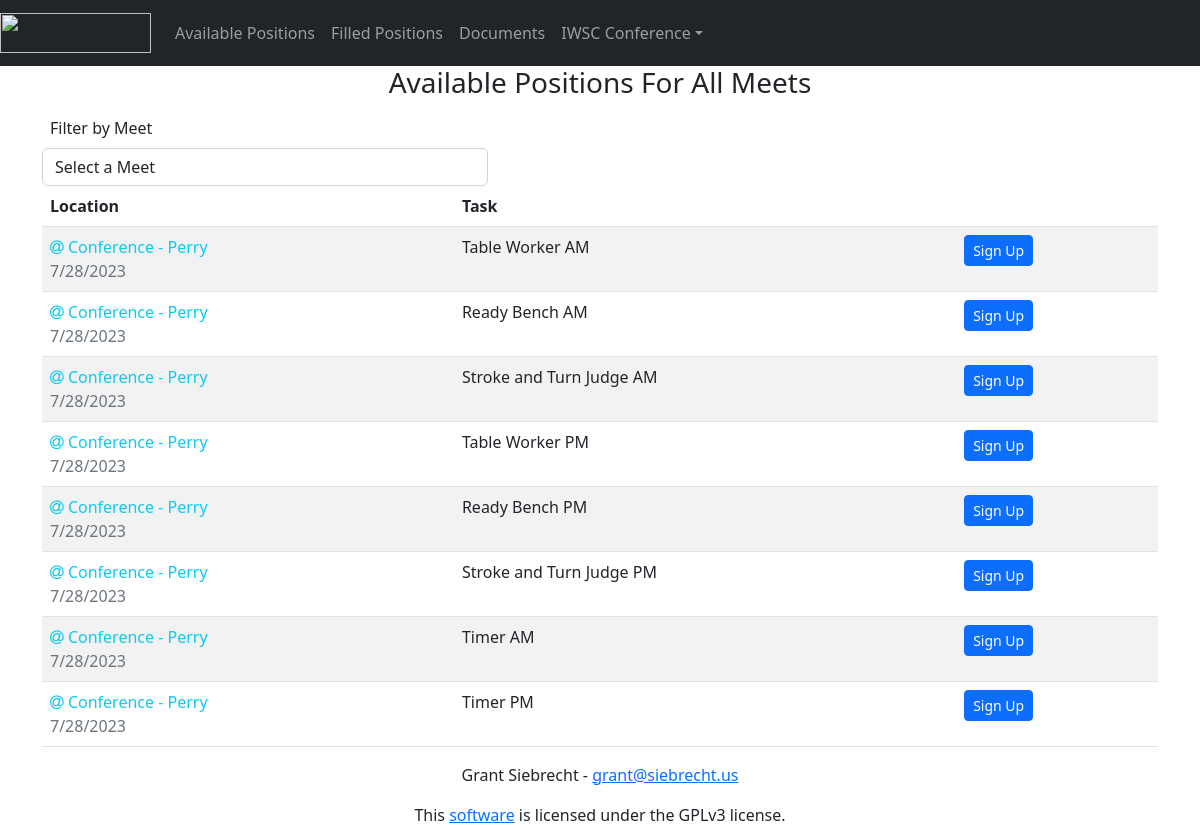
The page / on the database its author committed.
### tables this page shows
CREATE TABLE "tbl_tasks" (
	"id"	INTEGER,
	"task"	TEXT,
	"description"	TEXT,
	"meetNumber"	INTEGER,
	"disabled"	INTEGER,
	PRIMARY KEY("id" AUTOINCREMENT)
);

CREATE TABLE "tbl_meets" (
	"meetNumber"	INTEGER,
	"date"	TEXT,
	"location"	TEXT,
	"opponent"	TEXT,
	"address"	TEXT,
	PRIMARY KEY("meetNumber")
);

### main.py (the view, shortened to what this page needs)
@app.route('/')
def index():
    conn = sqlite3.connect(database, check_same_thread=False)
    conn.row_factory = sqlite3.Row
    curs = conn.cursor()
    meetnumber = request.args.get('aMeetNumber')
    number_of_meets = len(get_meets())
    available_meets = get_meets_with_tasks() # this is for the dropdown box
    if not meetnumber:
        meetnumber = 'All'
    if meetnumber == 'All':
        sql = "SELECT tbl_tasks.task, tbl_meets.opponent, tbl_tasks.description, tbl_tasks.id, tbl_tasks.meetNumber, tbl_volunteers.task_id, tbl_meets.date, tbl_meets.location, tbl_tasks.disabled FROM (tbl_tasks LEFT JOIN tbl_volunteers ON tbl_volunteers.task_id = tbl_tasks.id) INNER JOIN tbl_meets ON tbl_tasks.meetNumber = tbl_meets.meetNumber WHERE (((tbl_volunteers.task_id) Is Null)) ORDER BY tbl_tasks.meetNumber"
    curs.execute(sql)
    rows = curs.fetchall()
    conn.close()
    if available_meets:
        return render_template("index.html", len=len(rows), rows=rows, available_meets=available_meets,  meetnumber=meetnumber, now=now)
    else:
        return render_template("index.html", meetnumber=meetnumber, now=now)

### main.py (called while the page is built)
def get_meets():
    conn = sqlite3.connect(database, check_same_thread=False)
    conn.row_factory = sqlite3.Row
    curs = conn.cursor()
    sql = 'SELECT meetNumber, location, opponent FROM tbl_meets ORDER BY meetNumber'
    curs.execute(sql)
    rows = curs.fetchall()
    conn.close()
    return rows

### templates/index.html (shortened to what this page needs)
{% extends "base.html" %}
{% block content %}
<div class="container">
<h3 class="text-center">
{% if meetnumber == "All" %}
	Available Positions For All Meets
{% else %}
	Available Positions For Meet {{ meetnumber }}
{% endif %}
</h3>
<form class="form-inline" action="./">
<label for="myfilter" class="m-2">Filter by Meet</label>
<select id="myfilter" style="width:40%" class="form-control" onchange="this.form.submit()" name="aMeetNumber">
<option selected disabled value="">Select a Meet</option>
</select>
</form>
    <table class="table table-striped">
        <thead>
            <th>Location</th>
            <th>Task</th>
            <th></th>
        </thead>
        <tbody>
	{% for row in rows %}
	{% if  row['disabled'] != 1 and row['meetnumber'] >= available_meets[0][0] %}
          <tr>
            <td nowrap>
		{% if row['opponent'] != None and row['opponent'] != 'Conference'%}
			<span title="Meet {{ row['meetnumber'] }}">{{ row['location'] }} vs. {{ row['opponent'] }}</span>&nbsp;&nbsp;<span class="badge badge-sm badge-success">Home Meet</span>
		{% else %}
			<span  title="Meet {{ row['meetnumber'] }}" class="text-info"><i class="fa fa-at"></i>&nbsp;{{ row['location'] }}</span>
		{% endif %}
		<br>
		<span class="text-muted">{{ row['date'] }}</span>
	    </td>
            <td>{{ row['task'] }}</td>
            <td>
                <a class="btn btn-primary btn-sm" href="signmeup?id={{ row['id'] }}&aMeetNumber={{ row['meetNumber'] }}&location={{ row['location'] }}">Sign Up</a>
            </td>
        </tr>
	{% endif %}
	{% endfor %}
        </tbody>
    </table>
</div>
{% endblock %}

### templates/base.html (shortened to what this page needs)
<!DOCTYPE html>
<html lang="en">
<head>
    <link rel="stylesheet" href="https://cdn.jsdelivr.net/npm/bootstrap@5.2.3/dist/css/bootstrap.min.css">
    <link rel="stylesheet" href="//code.jquery.com/ui/1.13.1/themes/base/jquery-ui.css">
    <link rel="stylesheet" href="https://stackpath.bootstrapcdn.com/font-awesome/4.7.0/css/font-awesome.min.css">
    <link rel="stylesheet" href="http://cdn.datatables.net/1.10.22/css/jquery.dataTables.min.css" />
</head>
<body>
<div id="header"></div>
    {% block content %}
    {% endblock %}
<div id="footer"></div>
</body>
</html>

### rows shown on the page
tbl_tasks: location "Conference - Perry", date "7/28/2023", task "Table Worker AM"
tbl_tasks: location "Conference - Perry", date "7/28/2023", task "Ready Bench AM"
tbl_tasks: location "Conference - Perry", date "7/28/2023", task "Stroke and Turn Judge AM"
tbl_tasks: location "Conference - Perry", date "7/28/2023", task "Table Worker PM"
tbl_tasks: location "Conference - Perry", date "7/28/2023", task "Ready Bench PM"
tbl_tasks: location "Conference - Perry", date "7/28/2023", task "Stroke and Turn Judge PM"
tbl_tasks: location "Conference - Perry", date "7/28/2023", task "Timer AM"
tbl_tasks: location "Conference - Perry", date "7/28/2023", task "Timer PM"
